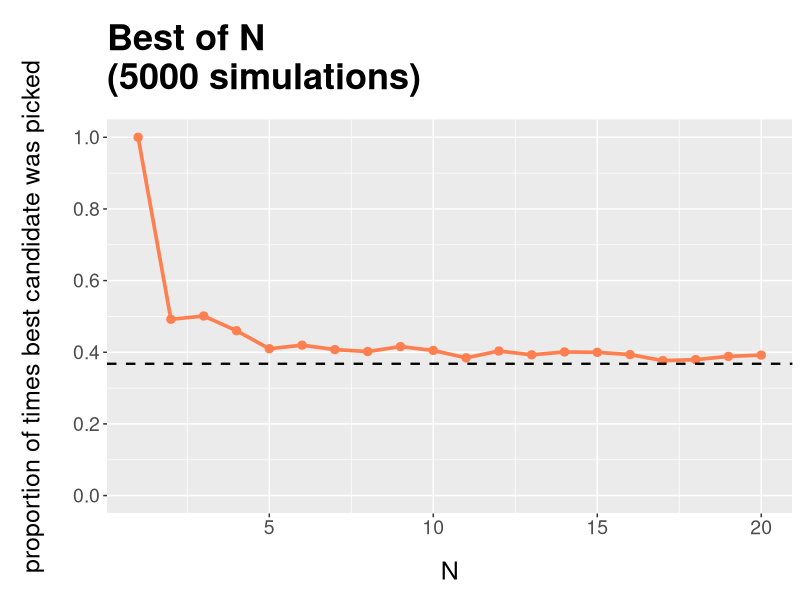
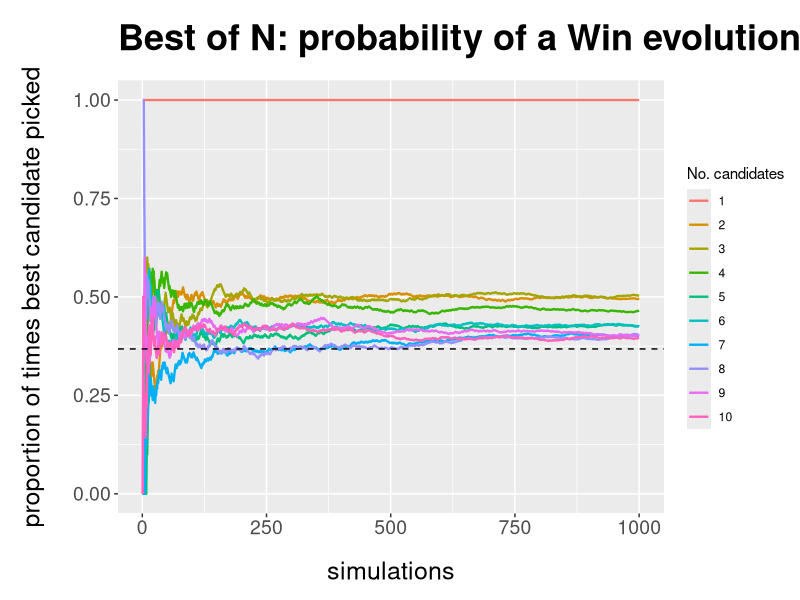
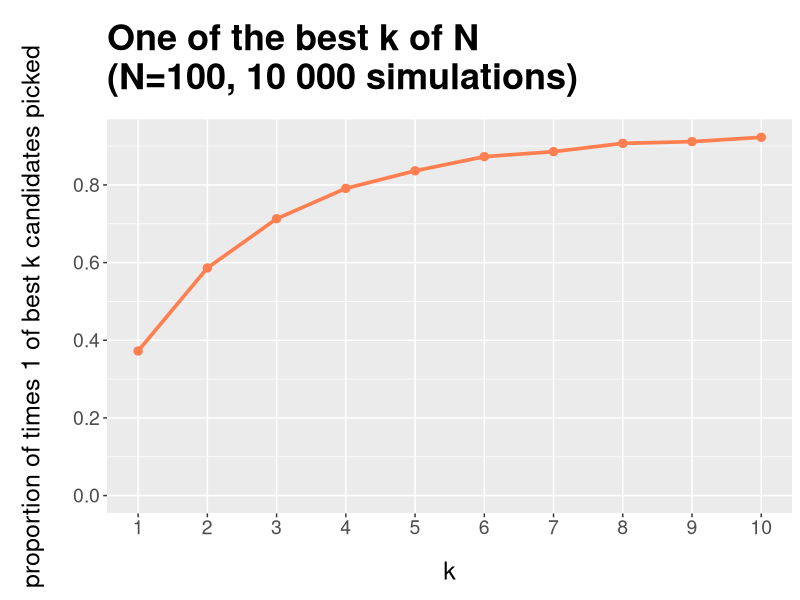
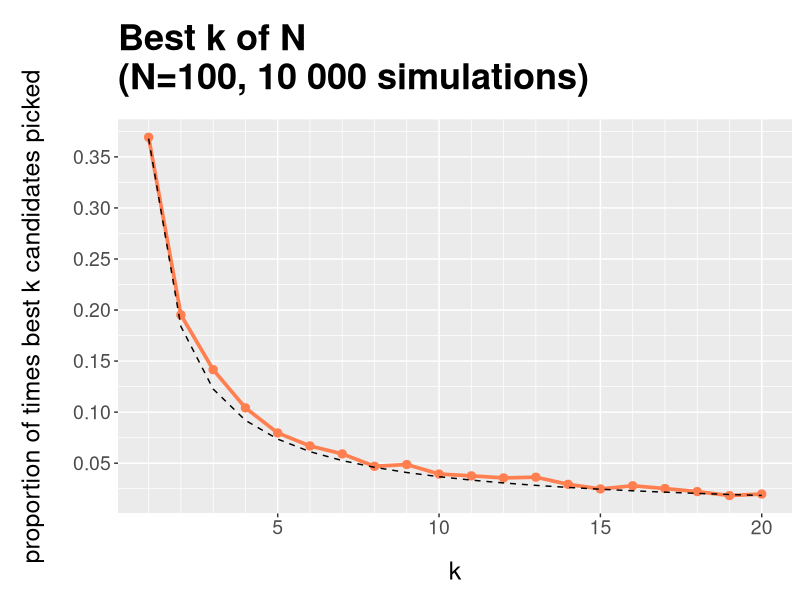

Recreate these plots in R, in order.
#load packages
if ( !require(ggplot2) ) install.packages("ggplot2"); library(ggplot2)
if ( !require(reshape) ) install.packages("reshape"); library(reshape)

################## Picking the best candidate out of N ########################
## run algorithm n times and count average number of Wins for different N's.
n           <- 5000
N_values    <- seq(1,20, 1)
rank_chosen <- matrix( nrow=n, ncol=length(N_values) )

for ( j in 1:length(N_values) ) {
    
    # total number of candidates
    N <- N_values[j]
    
    # calculate m*
    m_crit <- N/exp(1)
    
    for (i in 1:n) {
        # randomise the order in which candidates are interviewed
        # value = rank of candidate, where 1 is the best. 
        candidates <- sample(N, N)
        
        # candidates interviewed after m*-1th candidate
        considered_candidates   <- candidates[ceiling(m_crit):N]
        
        # score of best candidate up until and including m*-1th candidate
        if ( m_crit < 1) {
            best_so_far <- NULL
        } else {
            best_so_far <- min( candidates[1:floor(m_crit)] )
        }
        
        # if m_crit is less than 1 (N=1 or N=2) then take the first candidate 
        if ( is.null(best_so_far) ) {
            rank_chosen[i,j] <- considered_candidates[1]
            
        # if a viable option exists in remaining candidates
        } else if ( min(considered_candidates) < best_so_far) {
            cand_no <- min( which(considered_candidates < best_so_far) )
            rank_chosen[i,j] <- considered_candidates[cand_no]  
            
        # if no viable option exists, must employ final candidate
        } else {
            rank_chosen[i,j] <- candidates[N]
        }
        
    }  
    
}

# average times the best candidate was selected
#prob_best <- apply(rank_chosen, 2, function(x) sum(x==1)/n)
#plot(prob_best)

# plot showing how many times we need to carry out the hiring process to really 
# reach the expected value
prob_best_evo <- matrix(nrow=n, ncol=N)
prob_best_evo[1,] <-  ifelse( rank_chosen[1,]==1, 1, 0)
for (t in 2:n) {
    prob_best_evo[t,] <- apply(rank_chosen[1:t,], 2, function(x) sum(x==1)/t)
}

### plots
# 1. plot proportion of Wins after 1000 iters for different N's
df <- data.frame(N = N_values, prob = prob_best_evo[n,])
ggplot( data=df, aes(x=N, y=prob) ) + 
    geom_line( colour="coral", size=1.25 ) + 
    geom_point( colour="coral", size=2.5 ) +
    geom_hline( yintercept = 1/exp(1), linetype="dashed", size=0.8) +
    scale_x_continuous( breaks=seq(0, 20, 5)) +
    scale_y_continuous( breaks=seq(0, 1, 0.2), 
                        name="proportion of times best candidate was picked" ) +
    coord_cartesian( ylim=c(0, 1) ) +
    ggtitle( "Best of N\n(5000 simulations)" ) +
    theme( plot.title = element_text(size=26, face="bold", margin=margin(t=12, b=16)),
           axis.title.x = element_text(size=18, margin=margin(b=5, t=16)),
           axis.text.x  = element_text(size=14),
           axis.title.y = element_text(size=18, margin=margin(l=10, r=20)),
           axis.text.y  = element_text(size=14) )


# 2. plot evolution of probabilities with increasing no. of iters
# get data ready for plotting
prob_best_evo <- as.data.frame(prob_best_evo)
names(prob_best_evo) <- seq(1, N)
prob_best_evo <- cbind(simulations = 1:n, prob_best_evo )
df <- melt(prob_best_evo[1:1000,1:11], id.vars = "simulations")

# plot evolution
ggplot( df, aes(simulations, value) ) +
    geom_line( aes(colour = variable), size=0.8 ) +
    geom_hline( yintercept = 1/exp(1), linetype="dashed" ) +
    scale_colour_discrete( name ="No. candidates" ) +
    ylab( "proportion of times best candidate picked" ) +
    ggtitle( "Best of N: probability of a Win evolution" ) +
    theme( plot.title = element_text(size=26, face="bold", margin=margin(t=12, b=16)),
           axis.title.x = element_text(size=18, margin=margin(b=5, t=16)),
           axis.text.x  = element_text(size=14),
           axis.title.y = element_text(size=18, margin=margin(l=10, r=20)),
           axis.text.y  = element_text(size=14) )

######################### One of the best k of N ###############################
n           <- 10000
N           <- 100
k_values    <- seq(1,10,1)
prob_1_of_k <- rep(NA, length(k_values))

for ( i in 1:length(k_values) ) {
    
    # set k 
    k <- k_values[i]
    
    # set thresholds for given k
    thresh <- N/exp(1)
    if (k>1) {
        for (j in 2:k) {
            thresh <- c( thresh, ((j/(2*j-1))^(1/(j-1)))*N )
        }
    }
    
    rank_chosen <- rep(NA, n)
    for (iter in 1:n) {
        # randomise the order in which candidates are interviewed 
        candidates <- sample(N, N)
        
        # find minimumn in observation set
        best_so_far <- min( candidates[ 1:(floor( thresh[1] )) ] )
        
        # recursively run algorithm
        if ( k > 1 ) {
            for (t in 2:k) { #check we are subsetting candidates and not a simple 1:something vector
                
                # find best candidate in current interval
                considered_candidates <- candidates[ (ceiling( thresh[t-1] )):(floor( thresh[t] )) ]
                best_cand <- min( considered_candidates )
                
                # if candidate is better than (t-1)th best so far --> accept
                if ( best_cand < max(best_so_far) ) {
                    cand_no <- min( which(considered_candidates < max(best_so_far)) )
                    rank_chosen[iter] <- considered_candidates[cand_no]
                    break
                    # otherwise update the best so far to contain the best t candidates so far    
                } else {
                    best_so_far <- sort( candidates[ 1:(floor( thresh[t] )) ] )[1:t]
                }
            }
        }
        
        # check final interval s_k:N if no candidate has been chosen yet
        if ( is.na(rank_chosen[iter]) ) {
            
            # find best candidate
            considered_candidates <- candidates[ (ceiling( thresh[k] )):N ]
            best_cand <- min( considered_candidates )
            
            # if better than kth best so far --> accept
            if ( best_cand < max(best_so_far) ) {
                cand_no <- min( which(considered_candidates < max(best_so_far)) )
                rank_chosen[iter] <- considered_candidates[cand_no] 
            } else {
                rank_chosen[iter] <- candidates[N]
            }
        }  
    }
    
    # count how many times the candidate selected was actually in the top k
    prob_1_of_k[i] <- mean( rank_chosen %in% 1:k )
    
}    


### plots
# 3. plot probability of a Win 
df <- data.frame(k = k_values, prob = prob_1_of_k)
ggplot( data=df, aes(x=k, y=prob) ) + 
    geom_line( colour="coral", size=1.25 ) + 
    geom_point( colour="coral", size=2.5 ) +
    scale_x_continuous( breaks=seq(0, 10, 1), minor_breaks = seq(0, 10, 1) ) +
    scale_y_continuous( breaks=seq(0, 1, 0.2), 
                        name="proportion of times 1 of best k candidates picked" ) +
    expand_limits(y=0) +
    ggtitle( "One of the best k of N\n(N=100, 10 000 simulations)" ) +
    theme( plot.title = element_text(size=26, face="bold", margin=margin(t=12, b=16)),
           axis.title.x = element_text(size=18, margin=margin(b=5, t=16)),
           axis.text.x  = element_text(size=14),
           axis.title.y = element_text(size=18, margin=margin(l=10, r=20)),
           axis.text.y  = element_text(size=14) )

############################# Best k out of N ##################################
n           <- 10000
N_values    <- 100
k_values    <- seq(1,20, 1)
prob_best_k <- rep(NA, length(k_values))

for ( j in 1:length(k_values) ) {
    
    # set k
    k <- k_values[j]
    
    # total number of candidates
    #N <- N_values[j]
    N <- N_values
    
    # calculate m*
    m_crit <- N/(k*exp(1)^(1/k))
    
    #initialise matrix for saving the ranks of the chosen candidates
    rank_chosen <- matrix( nrow=n, ncol=k )
    
    for (i in 1:n) {
        # randomise the order in which candidates are interviewed 
        candidates <- sample(N, N)
        
        # candidates interviewed after m*-1th candidate
        considered_candidates   <- candidates[ceiling(m_crit):N]
        
        # score of best candidate up until and including m*-1th candidate
        if ( m_crit < 1) {
            threshold <- NULL
        } else {
            threshold <- min( candidates[1:floor(m_crit)] )
        }
        
        # choose candidates:
        # if m_crit is less than 1 (N=1 or N=2), take the first k candidates 
        if ( is.null(threshold) ) {
            rank_chosen[i,1:k] <- considered_candidates[1:k]
            
        # if k or more viable candidates exist (ie threshold >= k+1), employ first k of them
        } else if ( sum(considered_candidates < threshold) >= k) {
            for (t in 1:k) {
                
                #find first viable candidate in remaining candidates
                cand_no <- min( which(considered_candidates < threshold) )
                rank_chosen[i,t] <- considered_candidates[cand_no] 
                
                # update candidates interviewd afterwards
                considered_candidates <- considered_candidates[-(1:cand_no)]
            }
            
        # if less than k viable options exist (ie the threshold is <= k) it is impossible to hire the best k candidates 
        } else {
            # insert dummy values (that aren't 1:k)
            rank_chosen[i,1:k] <- rep(100,k)
        }
        
    }  
    
    # proportion of times the top k candidates were picked
    prob_best_k[j] <- mean( apply(rank_chosen, 1, function(x) all(x %in% (1:k))) ) 
}

### plots
# 4. plot probability of a Win 
theoret_prob <- data.frame( k=k_values, probs=exp(-1)/k_values )
df <- data.frame(k = k_values, prob = prob_best_k)
ggplot( data=df, aes(x=k, y=prob) ) + 
    geom_line( colour="coral", size=1.25 ) + 
    geom_point( colour="coral", size=2.5 ) +
    geom_line( data=theoret_prob, aes(x=k_values, y=probs), linetype="dashed" ) +
    scale_x_continuous( breaks=seq(0, 20, 5), minor_breaks = seq(0, 20, 1) ) +
    scale_y_continuous( breaks=seq(0,0.4, 0.05), 
                        name="proportion of times best k candidates picked" ) +
    ggtitle( "Best k of N\n(N=100, 10 000 simulations)" ) +
    theme( plot.title = element_text(size=26, face="bold", margin=margin(t=12, b=16)),
           axis.title.x = element_text(size=18, margin=margin(b=5, t=16)),
           axis.text.x  = element_text(size=14),
           axis.title.y = element_text(size=18, margin=margin(l=10, r=20)),
           axis.text.y  = element_text(size=14) )
 


    
